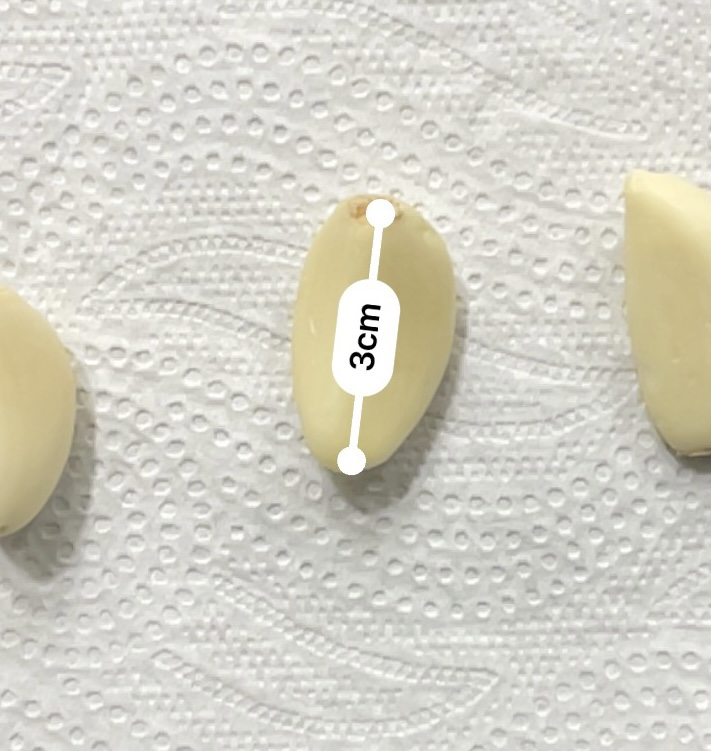
#> input picture length/3cm/garlic_3cm_1.jpg, 711 x 751 px, found by its file name
$ jupyter execute --allow-errors readImg.ipynb   (shell and % lines are left out)   (older library calls are emulated)
#> lines starting #> are read from the running program, lines starting #| are printed output that depends on the picture; after the words box and inside, x2 and y2 are one past the last pixel; in counts of white or black regions, pixels touching at a corner belong together
[cell 1]
from google.colab import drive
drive.mount('/content/drive')

[cell 2]
cd /content/drive/MyDrive/dcx_mid_project/DCX_Mid_Project

[cell 3]
# cd /content/drive/MyDrive/Project_Folder

### tesseract 설치

### img read

[cell 4]
import pytesseract
import cv2
import os
from PIL import Image
from google.colab.patches import cv2_imshow
import matplotlib.pyplot as plt
import numpy as np
import requests
from imutils.perspective import four_point_transform
import imutils

[cell 5]
#imread
image_org = cv2.imread('length/3cm/garlic_3cm_1.jpg')
#> image_org is the input picture: shape (751, 711, 3); mean B, G, R 198.6, 209.8, 211.9
gray = cv2.cvtColor(image_org, cv2.COLOR_BGR2GRAY)
plt.imshow(gray, cmap='gray')

[cell 6]
#image rotation
(h,w) = gray.shape[:2]
#> h = 751; w = 711
center = (w//2, h//2)
#> center = (355, 375)

M = cv2.getRotationMatrix2D(center, -90, 1.0)
#> M = [[6.12e-17, -1, 730], [1, 6.12e-17, 20]]
rotated = cv2.warpAffine(gray, M, (w,h))
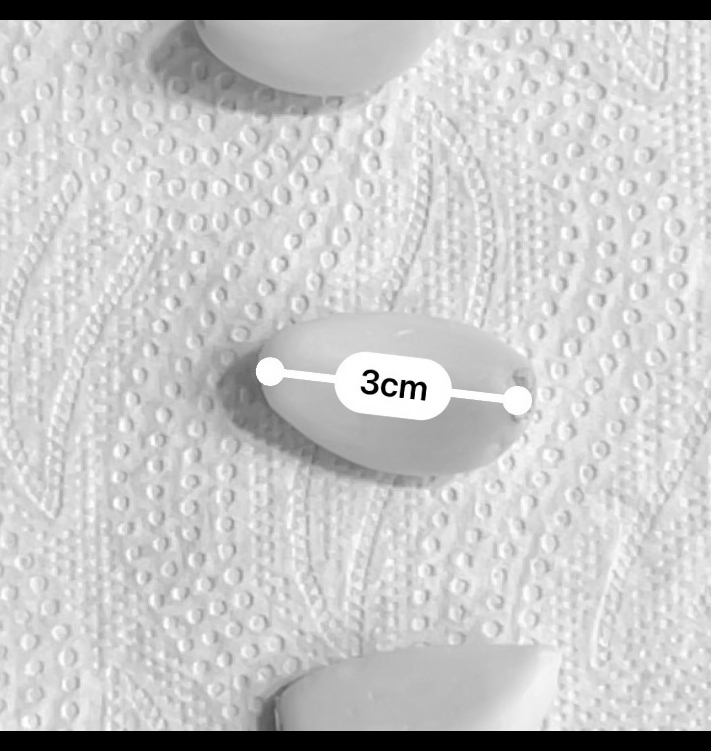
#> rotated: shape (751, 711); min 0, max 255, mean 197.5
cv2_imshow(rotated)

# options = "--psm 6"
#> (the rest of this cell did not finish here and is left out)

[cell 7]
image = rotated.copy()

image = cv2.resize(image,(300,300))
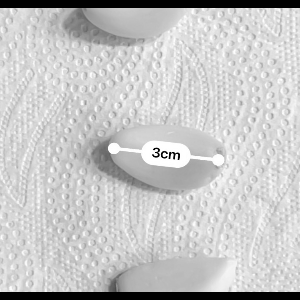
#> image: shape (300, 300); min 0, max 255, mean 197.4

#Gaussian blurred
gaus_ing = cv2.GaussianBlur(image, (5,5),0.3)
cv2_imshow(gaus_ing)

lap = cv2.Laplacian(gaus_ing, cv2.CV_64F)
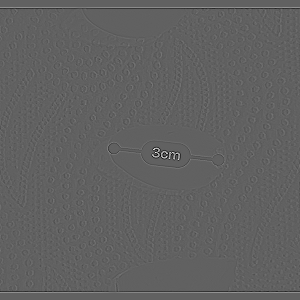
#> lap: shape (300, 300) float64; min -455, max 737, mean 0; drawn with min black and max white
lap = np.uint8(np.absolute(lap))
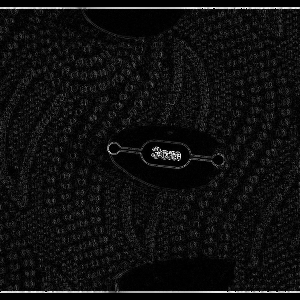
#> lap: shape (300, 300); min 0, max 255, mean 15.5
cv2_imshow(lap)

#edged
edged = cv2.Canny(gaus_ing, 75, 200)
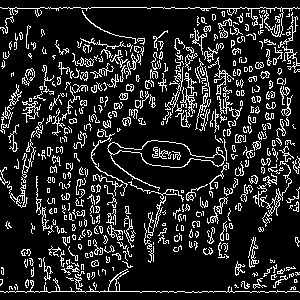
#> edged: shape (300, 300); 14.9% white in thin lines or dots
cv2_imshow(edged)

[cell 8]
# chilipepper

#imread
image_ch = cv2.imread('length/11cm/onion_11cm.jpg')
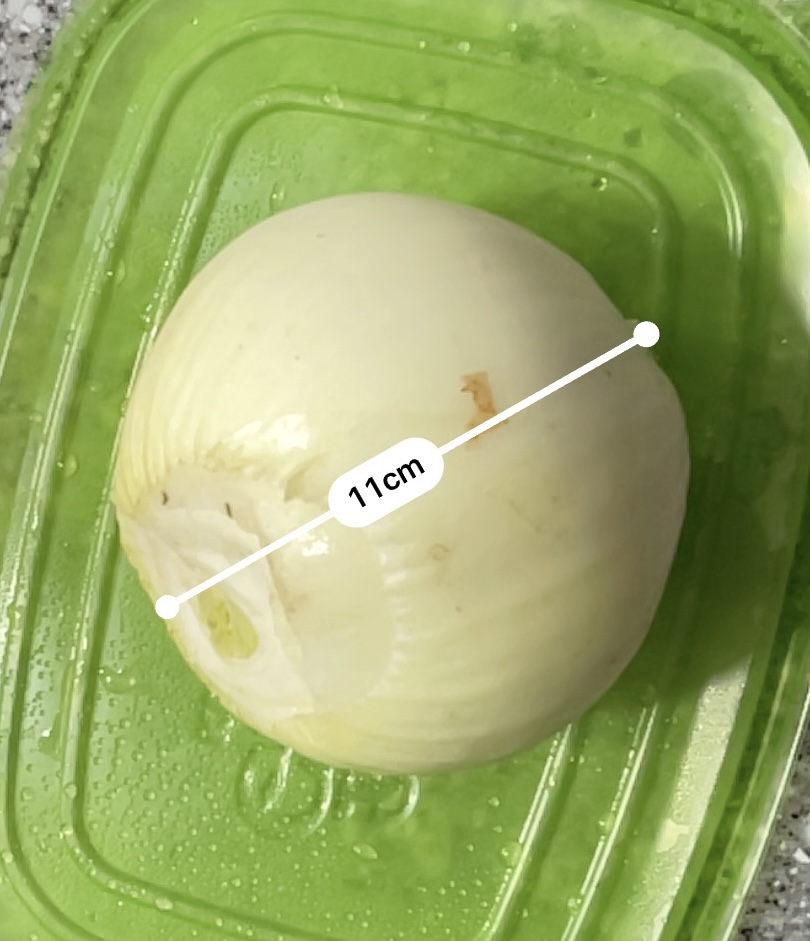
#> input picture length/11cm/onion_11cm.jpg, 810 x 941 px, found by its file name
#> image_ch is the input picture: shape (941, 810, 3); mean B, G, R 102.5, 170.6, 154.1
gray_ch = cv2.cvtColor(image_ch, cv2.COLOR_BGR2GRAY)
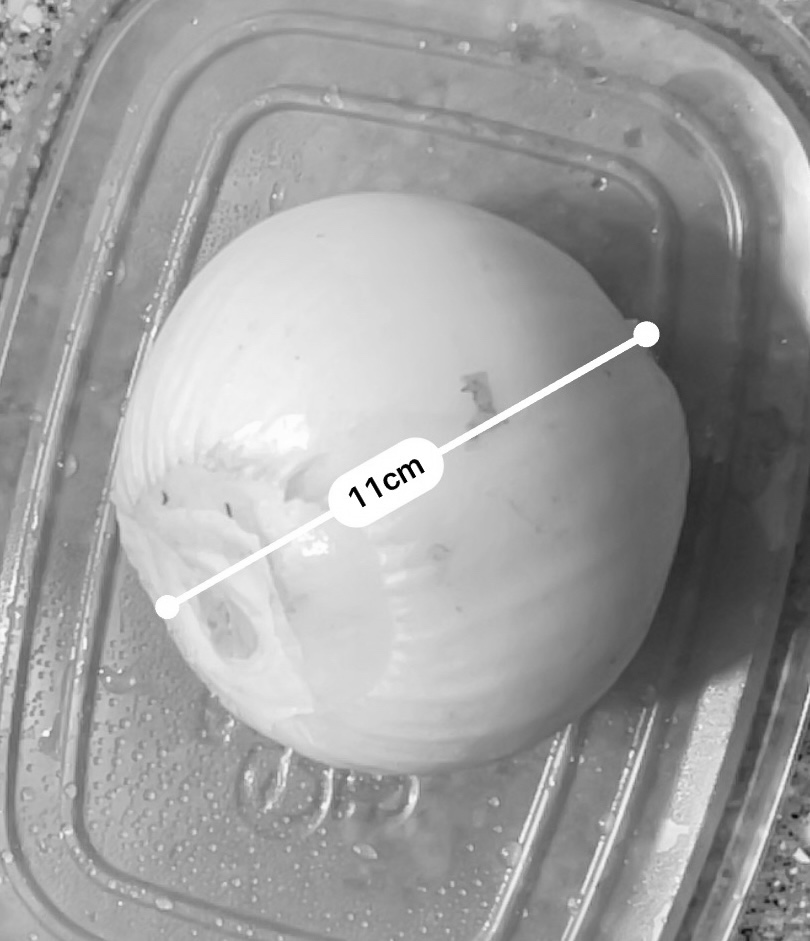
#> gray_ch: shape (941, 810); min 0, max 255, mean 157.9
plt.imshow(gray_ch, cmap='gray')

#text
options = "--psm 6"
#> (the rest of this cell did not finish here and is left out)

[cell 9]
#image rotation
(h,w) = gray_ch.shape[:2]
#> h = 941; w = 810
center_ch = (w//2, h//2)
#> center_ch = (405, 470)

M = cv2.getRotationMatrix2D(center_ch, -20, 1.0)
rotated = cv2.warpAffine(gray_ch, M, (w,h))
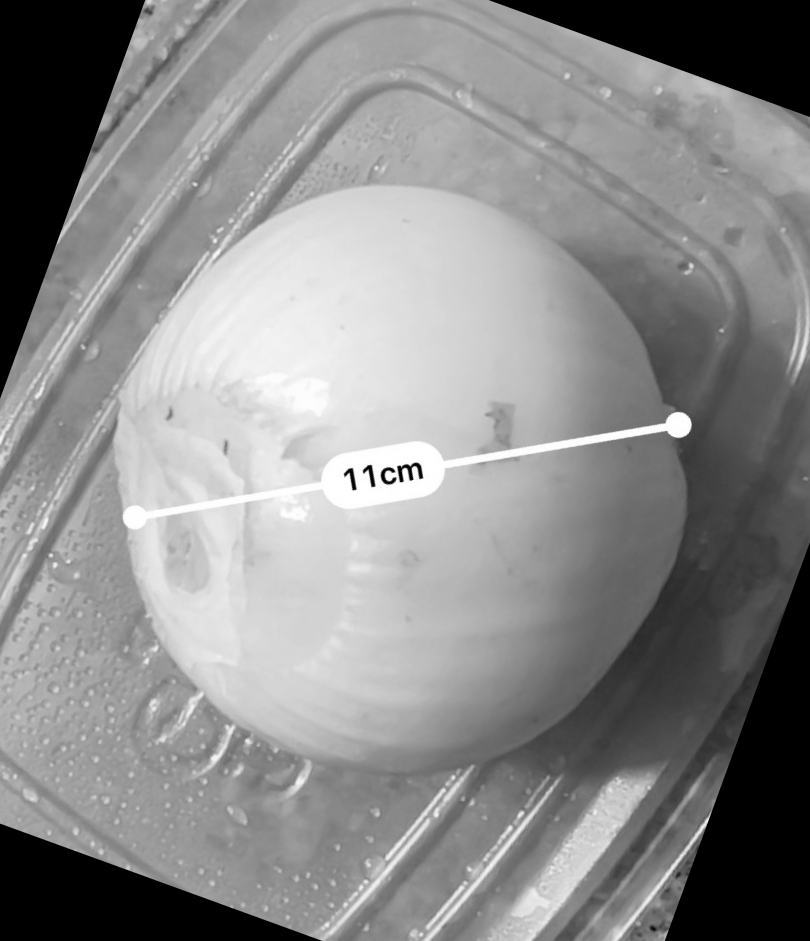
#> rotated: shape (941, 810); min 0, max 255, mean 138.5
cv2_imshow(rotated)

# thresholding
blurred = cv2.GaussianBlur(rotated, (5,5),0)

(T, thresh) = cv2.threshold(blurred, 85, 255, cv2.THRESH_BINARY) #80
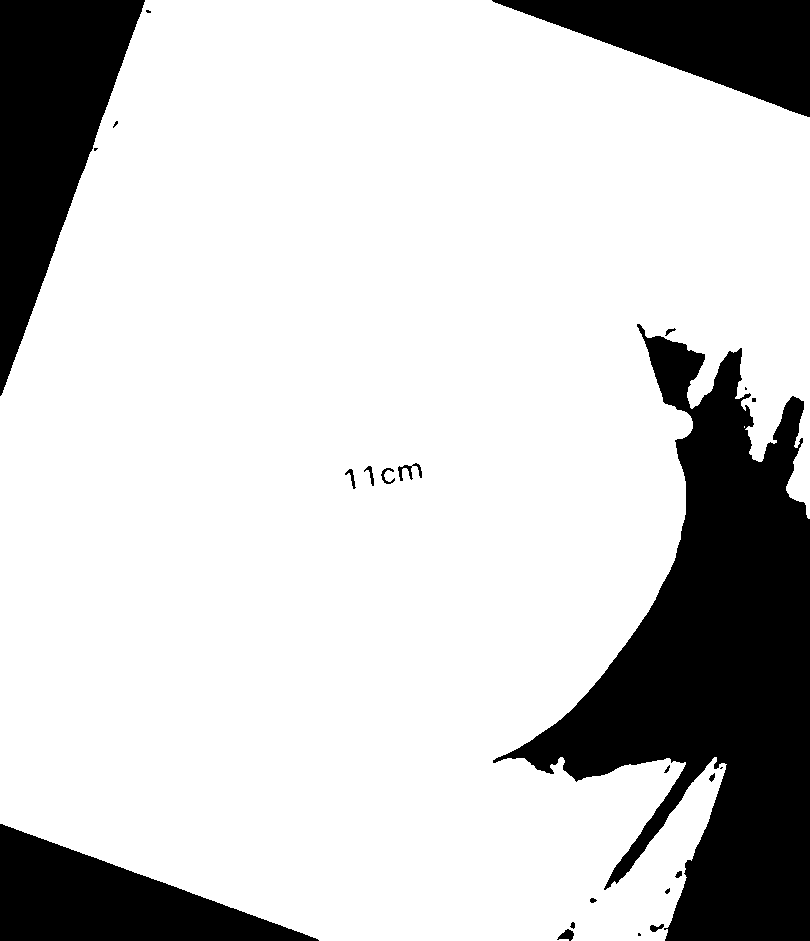
#> thresh: shape (941, 810); 79.9% white; 24 black regions (8 under 20 px), largest, box (x1, y1, x2, y2) and area: (493, 324, 810, 941) 85634, (0, 0, 145, 396) 29076, (0, 824, 319, 941) 18977
cv2_imshow(thresh)

#text
# options = "--psm 6"
#> (the rest of this cell did not finish here and is left out)

[cell 10]
(T, thresh) = cv2.threshold(blurred, 85, 255, cv2.THRESH_BINARY_INV) #80
cv2_imshow(thresh)

#text
# options = "--psm 6"
#> (the rest of this cell did not finish here and is left out)

tesseract_2
https://yunwoong.tistory.com/72?category=902345

이미지 배경 제거

[cell 11]
# 이미지 배경 제거

[cell 12]
from rembg import remove

#> (a cell that did not finish here is left out)

#> (a cell that did not finish here is left out)

이미지 aplah 0 -> rgb[255, 255, 255]

#> (a cell that did not finish here is left out)

[cell 16]
img = np.zeros((300, 300, 3), dtype=np.uint8)
cv2.rectangle(img, (50, 50), (250, 250), color=(255, 0, 0), thickness=-1)
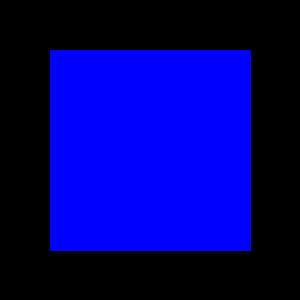
#> img: shape (300, 300, 3); mean of channels 0, 1, 2 114.5, 0, 0; drawn as B, G, R
cv2_imshow(img)
img.shape
